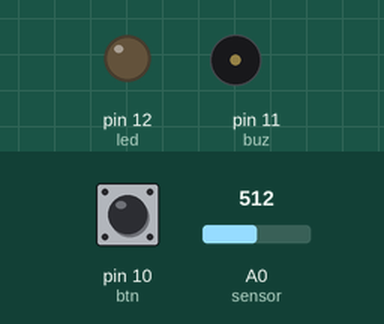
Bench run of a sketch on a simulated Arduino Uno, built with avr-gcc and run on an emulated ATmega328P. On the bench: output pins drawn as LEDs (lit = HIGH), buzzer (waves = sounding). The inputs (shaded band) are chosen by the test bench; at power-on: A0 (sensor) = 512, pin 10 (btn) HIGH.

Above: at 1.2 s.
1.3 s: A0 (sensor) set to 116
2.8 s: A0 (sensor) set to 103
At 4.0 s:
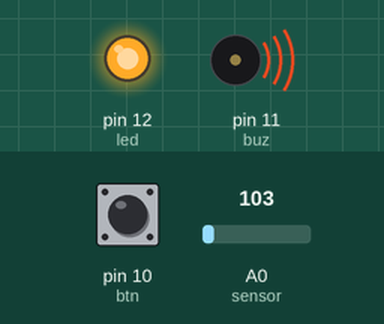
4.3 s: A0 (sensor) set to 120
At 5.2 s:
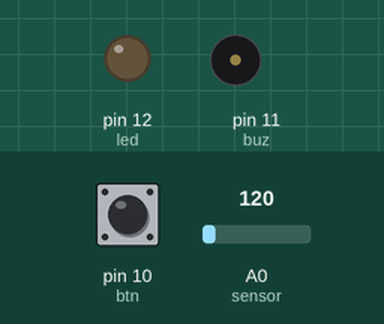
5.8 s: A0 (sensor) set to 100
At 6.4 s:
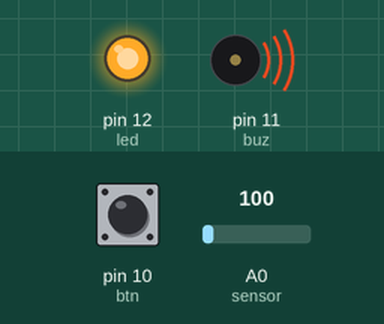
Timing chart, 0 to 8.3 s (numbered marks = the images above; inputs shaded):
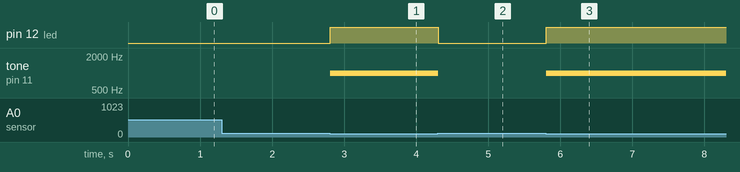

Measured:
- the behaviour switches between 110 and 109 on A0 (sensor) (found by bisection; images 0 and 1)
- after the input at 1.3 s, every drawn part: stays the same
- after the input at 2.8 s, pin 12 (led): LOW → HIGH at once; tone on pin 11 (buz): silent → 1000 Hz at once
- after the input at 4.3 s, pin 12 (led): HIGH → LOW at once; tone on pin 11 (buz): 1000 Hz → silent at once
- after the input at 5.8 s, pin 12 (led): LOW → HIGH at once; tone on pin 11 (buz): silent → 1000 Hz at once

The sketch:

sensor.ino
```cpp
const int sensor= A0; // sensor dth11 no pino A0
const int led = 12; // led no pino 12
const int buz = 11; // buzzer no pino 11
const int btn = 10; // botão no pino 10
int leitura = 0; // leitura dos dados do sensor, inicia em 0
int tom = 1000; // tom do apito do buzzer

void setup() {

  pinMode(sensor, INPUT); // sensor entrada
  pinMode(led, OUTPUT); // led saida
  pinMode(buz, OUTPUT); // buzzer saida
  pinMode(btn, INPUT_PULLUP); // botão entrada pressionada
}

void loop() {

  leitura = analogRead(sensor); // leitura recebe os dados do sensor

  if (digitalRead(btn) == LOW){ // se o botão estiver pressionado
    digitalWrite(led, LOW); // led desliga
    noTone(buz); // buzzer desliga
  } else if (leitura < 110){ // se não, se a leitura do sensor for menor que 110
    digitalWrite(led, HIGH); // o led acende
    tone(buz, tom); // e o buzzer apita
  } else{
    digitalWrite(led, LOW); // se não for o led apaga
    noTone(buz); // e o buzzer desliga
  }
delay(100); // tempo de verificação

}
```
